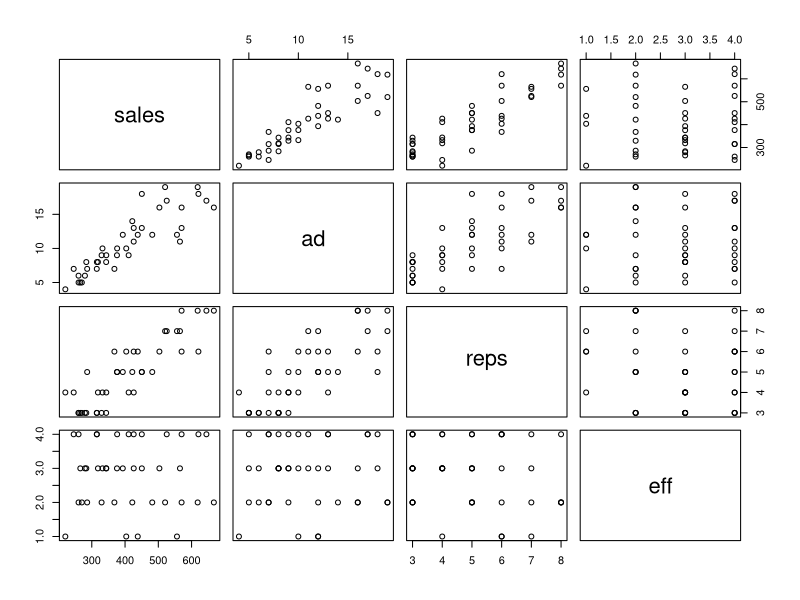
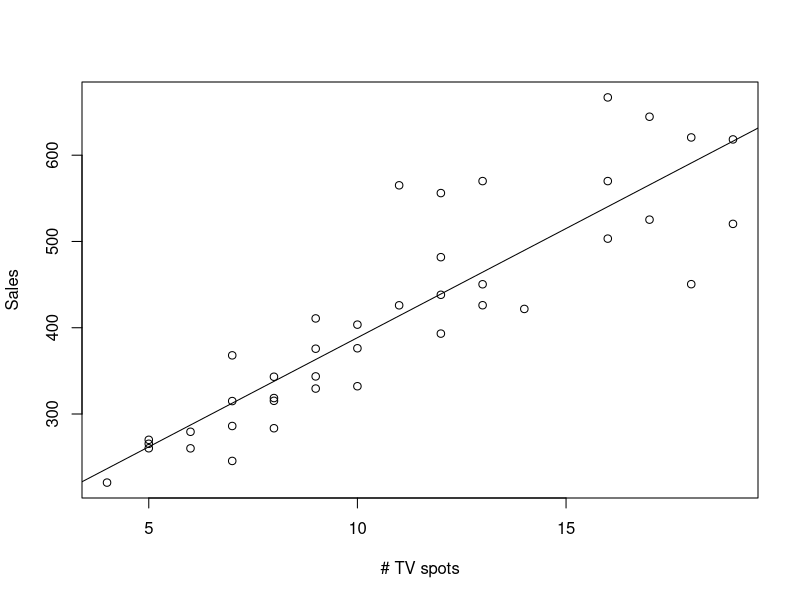
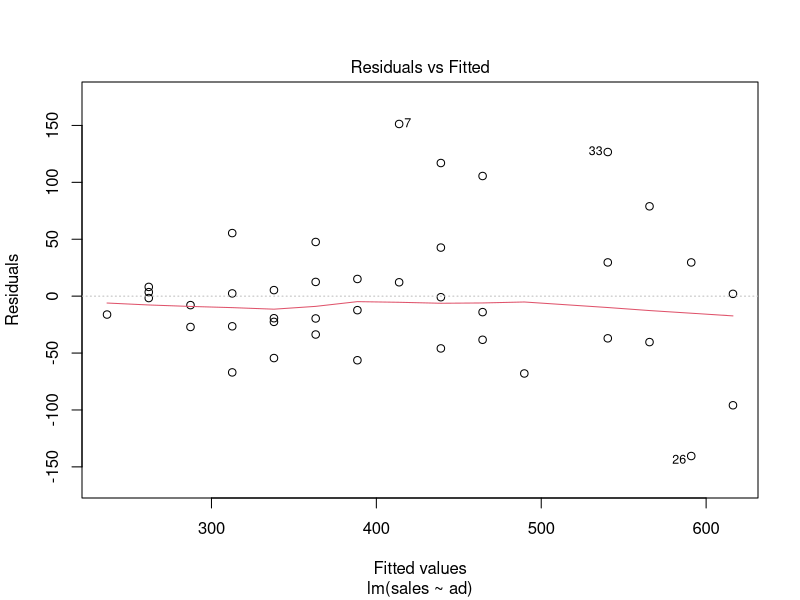
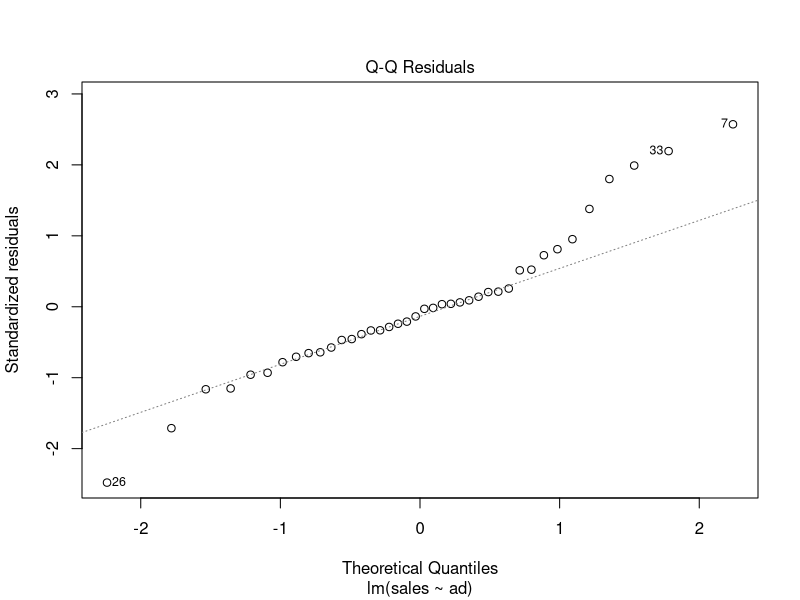
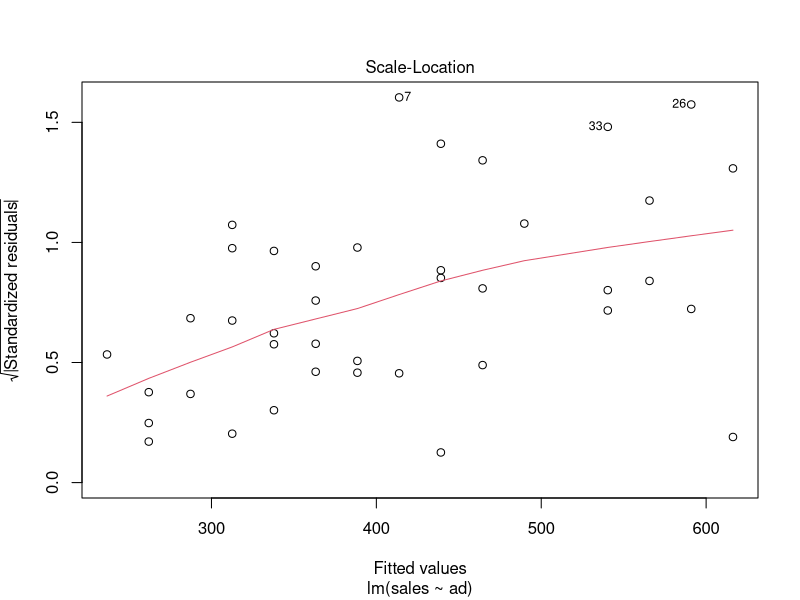
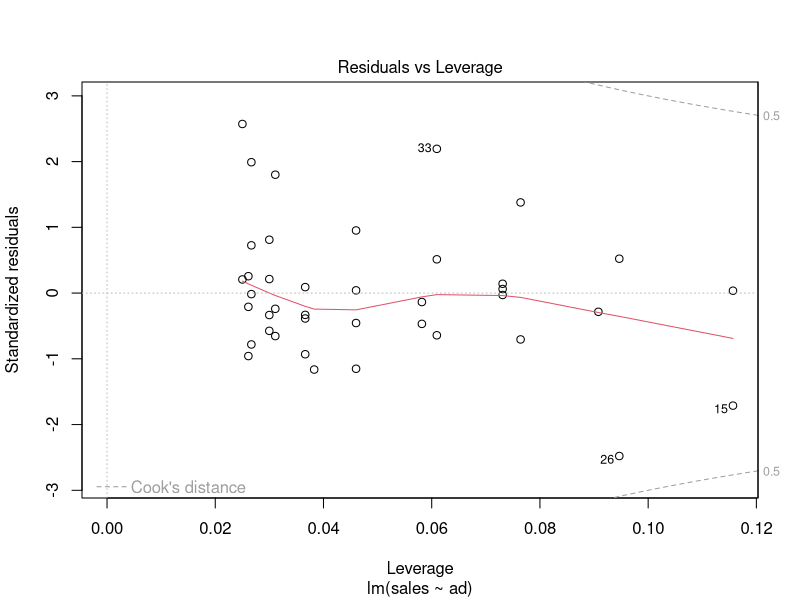

These charts were generated, in order, by the following R code: (Note: this script raises an error after producing the figures.)
# Supervised Learning: observe dependent variable or outcome y, identify relationship between x and y, Regression problem and Classification problem
# Unsupervised Learning: find interesting pattern in x, Clustering problem, Factor problem

# Click Ball Point Pens Example
# Read in data
click = data.frame(sales=c(260.3,286.1,279.4,410.8,438.2,315.3,565.1,570.0,426.1,315.0,
                           403.6,220.5,343.6,644.6,520.4,329.5,426.0,343.2,450.4,421.8,245.6,503.3,375.7,265.5,
                           620.6,450.5,270.1,368.0,556.1,570.0,318.5,260.2,667.0,618.3,525.3,332.2,393.2,283.5,
                           376.2,481.8), ad=c(5,7,6,9,12,8,11,16,13,7,10,4,9,17,19,9,11,8,13,14,7,16,9,5,18,18,
                                              5,7,12,13,8,6,16,19,17,10,12,8,10,12), reps=c(3,5,3,4,6,3,7,8,4,3,6,4,4,8,7,3,6,3,5,
                                                                                            5,4,6,5,3,6,5,3,6,7,6,4,3,8,8,7,4,5,3,5,5), eff=c(4,2,3,4,1,4,3,2,3,4,1,1,3,4,2,2,4,
                                                                                                                                             3,4,2,4,3,3,3,4,3,2,2,1,4,3,2,2,2,4,3,3,3,4,2))
# correlation
round(cor(click),4)
plot(click)

# Estimate the model
fit = lm(sales~ad, click)
plot(click$ad,click$sales,xlab="# TV spots", ylab = "Sales")
abline(fit)
summary(fit)
plot(fit)
confint(fit)
predict(fit,data.frame(ad=5))
predict(fit,data.frame(ad=5),interval = "prediction")
predict(fit,data.frame(ad=5),interval = "confidence")

# Multiple Linear Regression
# Process for Building a Regression Model
# 1. Inspect data for : outliers, typos, missing values, etc.
    # Generate n, means, mins, and maxs of each variables
    # Generate boxplot of each variable
    # Generate a scatterplot matrix to assess correlations between predictor variables and pairwise correlations with dependent variables
# 2. Estimate model and check normality and shape of residuals
# 3. Test overall significance of the model
    # H0: b1 = b2 = b3 =.....= bp = 0
    # H1: at least one bj != 0
# 4. Test significance of individual coefficients

fit = lm(sales~ad+reps+eff,click)
summary(fit)
# we cannot conclude that the eff affects sales since p-value > 0.05
predict(fit,data.frame(ad=4,reps=3,eff=1))

# Comparing regression coefficients
# Compare when convert to commensurate units, or use standardized regression coeffcients (all variable standardized before the analysis to have mean of 0 and variance of 1), the unit of measurement is now the standard deviation
Zclick = as.data.frame(scale(click[1:4]))
fit = lm(sales~ad+reps+eff -1,Zclick) # -1 drops intercept
summary(fit)

#newfood data
newfood = data.frame(
    sales=c(225,323,424,268,224,331,254,492,167,226,210,289,204,288,245,161,161,
            246,128,154,163,151,180,150),
    price=c(24,24,24,24,24,24,24,24,29,29,29,29,29,29,29,29,34,34,34,34,34,34,34,34),
    ad=c(0,0,1,1,0,0,1,1,0,0,1,1,0,0,1,1,0,0,1,1,0,0,1,1),
    loc=c(0,0,0,0,1,1,1,1,0,0,0,0,1,1,1,1,0,0,0,0,1,1,1,1),
    income=c(7.3,8.3,6.9,6.5,7.3,8.3,6.9,6.5,6.5,8.4,6.5,6.2,6.5,8.4,6.5,6.2,
             7.2,8.1,6.6,6.1,7.2,8.1,6.6,6.1),
    volume=c(34,41,32,28,34,41,23,37,33,39,30,27,37,43,30,19,32,42,29,24,32,36,29,24),
    city=c(3,4,1,2,3,4,1,2,3,4,1,2,3,4,1,2,3,4,1,2,3,4,1,2))
# Multicollinearity: unstable coefficient, incorrect signs
# Detecting multicollinearity: compute a correlation matrix of the predictor variables and scatterplot
# VIF(Variance inflation factor): 1/tolerance(1-R^2)
install.packages("car")
library(car)
fit = lm(sales~price+ad+loc+volume+income,newfood)
vif(fit)
summary(fit)

# better off using forward/backward/stepwise regression, ridge regression, principal components regression
scatterplotMatrix(~temp+density+rate+am+defect,quality)

# deviance
deviance(lm(sales~1,newfood)) # null model leave 184k unexplained
deviance(lm(sales~ad,newfood)) # model with ad leaves 182k unexplained, ad explains 2521
deviance(lm(sales~ad+volume,newfood)) # model with both leaves 87k unexplained, ad and volume expalin 96k

# anova and drop1
fit = lm(sales~ad+volume,newfood)
anova(fit)
drop1(fit) 
fit2 = lm(sales~volume+ad,newfood)
anova(fit2)
drop1(fit2)

# The f-test of "overall significance"
# Residual plot helps us to understand how well the model fits the data
# plot(fit), plot(fit,which=1), plot(fit,which=2), 1 residual, 2 QQ plot
machine = data.frame(age=c(2,5,9,3,8), cost=c(6,13,23,5,22))
fit = lm(cost ~ age, machine)
par(mfrow=c(2,2)) # show 2*2 grid of plots
plot(fit)

# Leverage in R
fit = lm(cost~age,machine)
plot(fit,which=c(4,5))
lm.influence(fit)$hat
sum(lm.influence(fit)$hat)


# Transformation
# 1. Heterscedasticity / non-systemetric error distribution, transform dependent variable
# 2. Underlying relationship nonlinear: transform predictor variable

# Modeling heterscedatic data:
    # Use variance stablizing transformations
    # Use weighted least square
    # Use a different model, Poisson or Logistic regression

# Multiplicative Models: y = b0*x1**b1*x2**b2
# Variance stablizing tranformation: take the log on both sides, log(y) = log(b0) + b1*log(x1) + b2*log(x2) + log(e)

# dummy variable
fit = lm(defect~am,quality)
summary(fit)
t.test(defect~am,quality,var.equal=T)

fit = lm(sales~ad+reps+as.factor(eff),data=click)
drop1(fit,test="F")
summary(fit)

# Handle missing values
agemiss = data.frame(
    age = c(NA,NA,35,NA,81,39,20,25,62,NA,45,57,36,39,NA,48,36,NA,NA,30,
            78,35,NA,20,26,28,44,30,31,32,72,33,33,NA,55,37,36,43,40,NA),
    y = c(2.9,2.8,8.4,2.8,4.5,8.3,9.4,9.1,5.6,2.9,7.4,6.3,7.7,8.1,3.2,6.5,
          7.9,3.0,3.0,9.0,5.1,8.8,3.4,9.5,8.9,8.3,7.4,8.3,8.6,8.7,5.3,8.3,
          7.8,3.2,6.6,8.4,8.6,7.8,7.6,3.7))
# treat missing value as seperate category and include a dummy
    # create a dummy xmiss that equals 1 when x is missing and 0 otherwise
    # when x is missing, x=0
    # regress y on both x and xmiss
agemiss$xmiss = is.na(agemiss$age)
agemiss$age[is.na(agemiss$age)]=0 # set missings to 0
plot(agemiss$age,agemiss$y)
fit = lm(y~age + xmiss, agemiss)
summary(fit)

# Interaction: two nonlinear combinations of two or more predictor variables
# x1:x2
# x1+x2+x1:x2=x1*x2
# (a+b+c)^2 - a:b = a + b + c + a:c + b:c
# Example
course = data.frame(
    type=factor(c(rep(1,20), rep(2,20)), 1:2, c("Trad","Online")),
    length=factor(c(rep(1,10), rep(2,10), rep(1,10), rep(2,10)),
                  1:2, c("Condensed","Regular")),
    act=c(26,27,25,21,21,18,24,19,20,18, 34,24,35,31,28,28,21,23,29,26,
          27,29,30,24,30,21,32,20,28,29, 24,16,22,20,23,21,19,19,24,25))
fit = aov(act~type*length,course)
summary(fit)
with(course,interaction.plot(length,type,act,col=1:2))
tapply(course$act,course[,1:2],mean)
fit$coef

# Orange Juice example
oj = data.frame(brand=c(rep("A",12), rep("B",12), rep("C",12)),
                time = factor(rep(c(0,0,0,0,3,3,3,3,7,7,7,7), 3)),
                acid = c(52.6,54.2,49.8,46.5,49.4,49.2,42.8,53.2,42.7,48.8,40.4,47.6,56,48,
                         49.6,48.4,48.8,44,44,42.4,49.2,44,42,43.2,52.5,52,51.8,53.6,48,47,48.2,
                         49.6,48.5,43.4,45.2,47.6))
with(oj,interaction.plot(time,brand,acid,col=1:3))
fit = lm(acid~time*brand,oj)
summary(fit)
drop1(fit,test="F")






